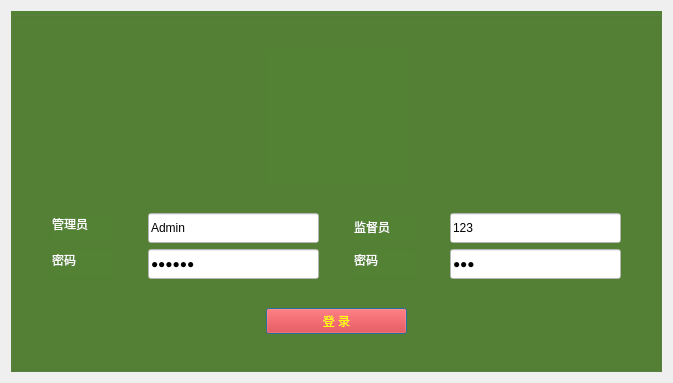
<?xml version="1.0" encoding="UTF-8"?>
<ui version="4.0">
 <class>AdminWithEphorLogin</class>
 <widget class="QDialog" name="AdminWithEphorLogin">
  <property name="geometry">
   <rect>
    <x>0</x>
    <y>0</y>
    <width>669</width>
    <height>379</height>
   </rect>
  </property>
  <property name="windowTitle">
   <string>身份验证</string>
  </property>
  <property name="windowIcon">
   <iconset resource="../../SysMainWindow.qrc">
    <normaloff>:/SysMainWindow/Resources/login-icon.png</normaloff>:/SysMainWindow/Resources/login-icon.png</iconset>
  </property>
  <layout class="QGridLayout" name="gridLayout">
   <item row="0" column="0">
    <widget class="QGroupBox" name="groupBox">
     <property name="minimumSize">
      <size>
       <width>651</width>
       <height>361</height>
      </size>
     </property>
     <property name="maximumSize">
      <size>
       <width>651</width>
       <height>361</height>
      </size>
     </property>
     <property name="styleSheet">
      <string notr="true">background-color: rgb(84, 130, 53);</string>
     </property>
     <property name="title">
      <string/>
     </property>
     <layout class="QGridLayout" name="gridLayout_3">
      <item row="0" column="0">
       <spacer name="horizontalSpacer">
        <property name="orientation">
         <enum>Qt::Horizontal</enum>
        </property>
        <property name="sizeHint" stdset="0">
         <size>
          <width>236</width>
          <height>20</height>
         </size>
        </property>
       </spacer>
      </item>
      <item row="0" column="1">
       <widget class="QLabel" name="label_2">
        <property name="minimumSize">
         <size>
          <width>141</width>
          <height>135</height>
         </size>
        </property>
        <property name="maximumSize">
         <size>
          <width>141</width>
          <height>135</height>
         </size>
        </property>
        <property name="styleSheet">
         <string notr="true">image: url(:/SysMainWindow/Resources/81logo.png);</string>
        </property>
        <property name="text">
         <string/>
        </property>
       </widget>
      </item>
      <item row="0" column="2">
       <spacer name="horizontalSpacer_2">
        <property name="orientation">
         <enum>Qt::Horizontal</enum>
        </property>
        <property name="sizeHint" stdset="0">
         <size>
          <width>236</width>
          <height>20</height>
         </size>
        </property>
       </spacer>
      </item>
      <item row="1" column="0" colspan="3">
       <layout class="QGridLayout" name="gridLayout_2">
        <item row="0" column="0">
         <widget class="QLabel" name="label_3">
          <property name="sizePolicy">
           <sizepolicy hsizetype="Fixed" vsizetype="Fixed">
            <horstretch>0</horstretch>
            <verstretch>0</verstretch>
           </sizepolicy>
          </property>
          <property name="minimumSize">
           <size>
            <width>61</width>
            <height>25</height>
           </size>
          </property>
          <property name="maximumSize">
           <size>
            <width>61</width>
            <height>25</height>
           </size>
          </property>
          <property name="styleSheet">
           <string notr="true">font: 75 14pt &quot;微软雅黑&quot;;
color: rgb(255, 255, 255);</string>
          </property>
          <property name="text">
           <string>&lt;html&gt;&lt;head/&gt;&lt;body&gt;&lt;p&gt;管理员&lt;br/&gt;&lt;/p&gt;&lt;/body&gt;&lt;/html&gt;</string>
          </property>
         </widget>
        </item>
        <item row="0" column="1">
         <widget class="QLineEdit" name="lineEdit_Admin">
          <property name="sizePolicy">
           <sizepolicy hsizetype="Fixed" vsizetype="Fixed">
            <horstretch>0</horstretch>
            <verstretch>0</verstretch>
           </sizepolicy>
          </property>
          <property name="minimumSize">
           <size>
            <width>171</width>
            <height>30</height>
           </size>
          </property>
          <property name="maximumSize">
           <size>
            <width>171</width>
            <height>30</height>
           </size>
          </property>
          <property name="styleSheet">
           <string notr="true">background-color: rgb(255, 255, 255);
font: 14pt &quot;微软雅黑&quot;;</string>
          </property>
          <property name="text">
           <string>Admin</string>
          </property>
         </widget>
        </item>
        <item row="0" column="2">
         <widget class="QLabel" name="label_6">
          <property name="sizePolicy">
           <sizepolicy hsizetype="Fixed" vsizetype="Fixed">
            <horstretch>0</horstretch>
            <verstretch>0</verstretch>
           </sizepolicy>
          </property>
          <property name="minimumSize">
           <size>
            <width>61</width>
            <height>25</height>
           </size>
          </property>
          <property name="maximumSize">
           <size>
            <width>61</width>
            <height>25</height>
           </size>
          </property>
          <property name="styleSheet">
           <string notr="true">font: 75 14pt &quot;微软雅黑&quot;;
color: rgb(255, 255, 255);</string>
          </property>
          <property name="text">
           <string>&lt;html&gt;&lt;head/&gt;&lt;body&gt;&lt;p&gt;监督员&lt;/p&gt;&lt;/body&gt;&lt;/html&gt;</string>
          </property>
         </widget>
        </item>
        <item row="0" column="3">
         <widget class="QLineEdit" name="lineEdit_Ephor">
          <property name="sizePolicy">
           <sizepolicy hsizetype="Fixed" vsizetype="Fixed">
            <horstretch>0</horstretch>
            <verstretch>0</verstretch>
           </sizepolicy>
          </property>
          <property name="minimumSize">
           <size>
            <width>171</width>
            <height>30</height>
           </size>
          </property>
          <property name="maximumSize">
           <size>
            <width>171</width>
            <height>30</height>
           </size>
          </property>
          <property name="styleSheet">
           <string notr="true">background-color: rgb(255, 255, 255);
font: 14pt &quot;微软雅黑&quot;;</string>
          </property>
          <property name="text">
           <string>123</string>
          </property>
         </widget>
        </item>
        <item row="1" column="0">
         <widget class="QLabel" name="label_4">
          <property name="sizePolicy">
           <sizepolicy hsizetype="Fixed" vsizetype="Fixed">
            <horstretch>0</horstretch>
            <verstretch>0</verstretch>
           </sizepolicy>
          </property>
          <property name="minimumSize">
           <size>
            <width>61</width>
            <height>25</height>
           </size>
          </property>
          <property name="maximumSize">
           <size>
            <width>61</width>
            <height>25</height>
           </size>
          </property>
          <property name="styleSheet">
           <string notr="true">font: 75 14pt &quot;微软雅黑&quot;;
color: rgb(255, 255, 255);</string>
          </property>
          <property name="text">
           <string>&lt;html&gt;&lt;head/&gt;&lt;body&gt;&lt;p&gt;密码&lt;br/&gt;&lt;/p&gt;&lt;/body&gt;&lt;/html&gt;</string>
          </property>
         </widget>
        </item>
        <item row="1" column="1">
         <widget class="QLineEdit" name="lineEdit_AdminPwd">
          <property name="sizePolicy">
           <sizepolicy hsizetype="Fixed" vsizetype="Fixed">
            <horstretch>0</horstretch>
            <verstretch>0</verstretch>
           </sizepolicy>
          </property>
          <property name="minimumSize">
           <size>
            <width>171</width>
            <height>30</height>
           </size>
          </property>
          <property name="maximumSize">
           <size>
            <width>171</width>
            <height>30</height>
           </size>
          </property>
          <property name="styleSheet">
           <string notr="true">background-color: rgb(255, 255, 255);
font: 14pt &quot;微软雅黑&quot;;</string>
          </property>
          <property name="text">
           <string>123456</string>
          </property>
          <property name="echoMode">
           <enum>QLineEdit::Password</enum>
          </property>
         </widget>
        </item>
        <item row="1" column="2">
         <widget class="QLabel" name="label_5">
          <property name="sizePolicy">
           <sizepolicy hsizetype="Fixed" vsizetype="Fixed">
            <horstretch>0</horstretch>
            <verstretch>0</verstretch>
           </sizepolicy>
          </property>
          <property name="minimumSize">
           <size>
            <width>61</width>
            <height>25</height>
           </size>
          </property>
          <property name="maximumSize">
           <size>
            <width>61</width>
            <height>25</height>
           </size>
          </property>
          <property name="styleSheet">
           <string notr="true">font: 75 14pt &quot;微软雅黑&quot;;
color: rgb(255, 255, 255);</string>
          </property>
          <property name="text">
           <string>&lt;html&gt;&lt;head/&gt;&lt;body&gt;&lt;p&gt;密码&lt;br/&gt;&lt;/p&gt;&lt;/body&gt;&lt;/html&gt;</string>
          </property>
         </widget>
        </item>
        <item row="1" column="3">
         <widget class="QLineEdit" name="lineEdit_EphorPwd">
          <property name="sizePolicy">
           <sizepolicy hsizetype="Fixed" vsizetype="Fixed">
            <horstretch>0</horstretch>
            <verstretch>0</verstretch>
           </sizepolicy>
          </property>
          <property name="minimumSize">
           <size>
            <width>171</width>
            <height>30</height>
           </size>
          </property>
          <property name="maximumSize">
           <size>
            <width>171</width>
            <height>30</height>
           </size>
          </property>
          <property name="styleSheet">
           <string notr="true">background-color: rgb(255, 255, 255);
font: 14pt &quot;微软雅黑&quot;;</string>
          </property>
          <property name="text">
           <string>123</string>
          </property>
          <property name="echoMode">
           <enum>QLineEdit::Password</enum>
          </property>
         </widget>
        </item>
       </layout>
      </item>
      <item row="2" column="0">
       <spacer name="horizontalSpacer_3">
        <property name="orientation">
         <enum>Qt::Horizontal</enum>
        </property>
        <property name="sizeHint" stdset="0">
         <size>
          <width>236</width>
          <height>20</height>
         </size>
        </property>
       </spacer>
      </item>
      <item row="2" column="1">
       <widget class="QPushButton" name="pushButton_Login">
        <property name="styleSheet">
         <string notr="true">font: 75 24pt &quot;微软雅黑&quot;;
color: rgb(255, 255, 0);
background-color: rgb(255, 0, 0);
</string>
        </property>
        <property name="text">
         <string>登 录</string>
        </property>
        <property name="checkable">
         <bool>false</bool>
        </property>
        <property name="checked">
         <bool>false</bool>
        </property>
        <property name="autoRepeat">
         <bool>true</bool>
        </property>
        <property name="autoExclusive">
         <bool>true</bool>
        </property>
       </widget>
      </item>
      <item row="2" column="2">
       <spacer name="horizontalSpacer_4">
        <property name="orientation">
         <enum>Qt::Horizontal</enum>
        </property>
        <property name="sizeHint" stdset="0">
         <size>
          <width>236</width>
          <height>20</height>
         </size>
        </property>
       </spacer>
      </item>
     </layout>
    </widget>
   </item>
  </layout>
 </widget>
 <tabstops>
  <tabstop>lineEdit_Admin</tabstop>
  <tabstop>lineEdit_AdminPwd</tabstop>
  <tabstop>lineEdit_Ephor</tabstop>
  <tabstop>lineEdit_EphorPwd</tabstop>
  <tabstop>pushButton_Login</tabstop>
 </tabstops>
 <resources>
  <include location="../../SysMainWindow.qrc"/>
 </resources>
 <connections>
  <connection>
   <sender>pushButton_Login</sender>
   <signal>clicked()</signal>
   <receiver>AdminWithEphorLogin</receiver>
   <slot>slotLogin()</slot>
   <hints>
    <hint type="sourcelabel">
     <x>381</x>
     <y>331</y>
    </hint>
    <hint type="destinationlabel">
     <x>665</x>
     <y>310</y>
    </hint>
   </hints>
  </connection>
 </connections>
 <slots>
  <slot>slotLogin()</slot>
 </slots>
</ui>
